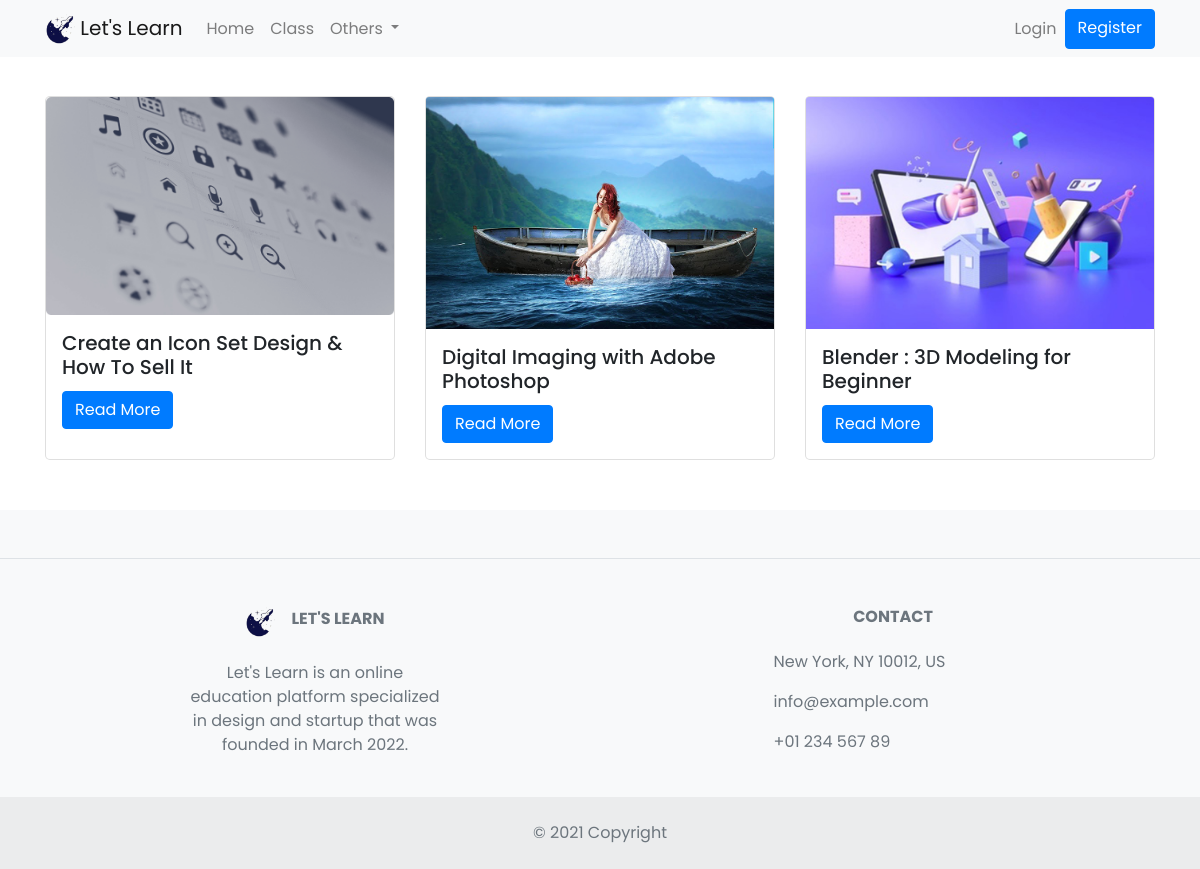
The app's page /front/index.php?page=kelas with its own data.
### tables this page shows
CREATE TABLE `kelas` (
  `id_kelas` int(11) NOT NULL,
  `nama_kelas` varchar(100) NOT NULL,
  `id_guru` int(11) NOT NULL,
  `id_kategori` int(11) NOT NULL,
  `deskripsi` text NOT NULL,
  `tentang` text NOT NULL,
  `harga` varchar(50) NOT NULL,
  `thumbnail` varchar(255) NOT NULL
);

### front/kelas.php (the view)
<div class="container" id="blog">
    <div class="row row-cols-1 row-cols-md-3 g-4">
        <?php
            $query = mysqli_query($koneksi, "SELECT * FROM kelas");
            foreach($query as $data){
        ?>
        <div class="col">
            <div class="card h-100">
                <img src="../aset/img/kelas/<?=$data['thumbnail']?>" class="card-img-top" alt="">
                <div class="card-body">
                    <h5 class="card-title"><?= $data['nama_kelas']?></h5>
                    <a href="index.php?page=kelas_konten&id=<?=$data['id_kelas']?>" class="btn btn-primary">Read More</a>
                </div>
            </div>
        </div>
        <?php
        }
        ?>
    </div>
</div>

### aset/css/style.css (style rules this page uses)
:root { --main-color:#5463ff; --color-dark:#2537ff; --text-grey: #8390A2; }
* { padding: 0; margin: 0; box-sizing: border-box; list-style-type: none; text-decoration: none; font-family: 'Poppins', sans-serif; }
.card { background: #fff; border-radius: 5px; }
.card-header, .card-body { padding: 1rem; }

### records on screen
kelas: thumbnail (picture), nama_kelas "Create an Icon Set Design & How To Sell It"
kelas: thumbnail (picture), nama_kelas "Digital Imaging with Adobe Photoshop"
kelas: thumbnail (picture), nama_kelas "Blender : 3D Modeling for Beginner"
